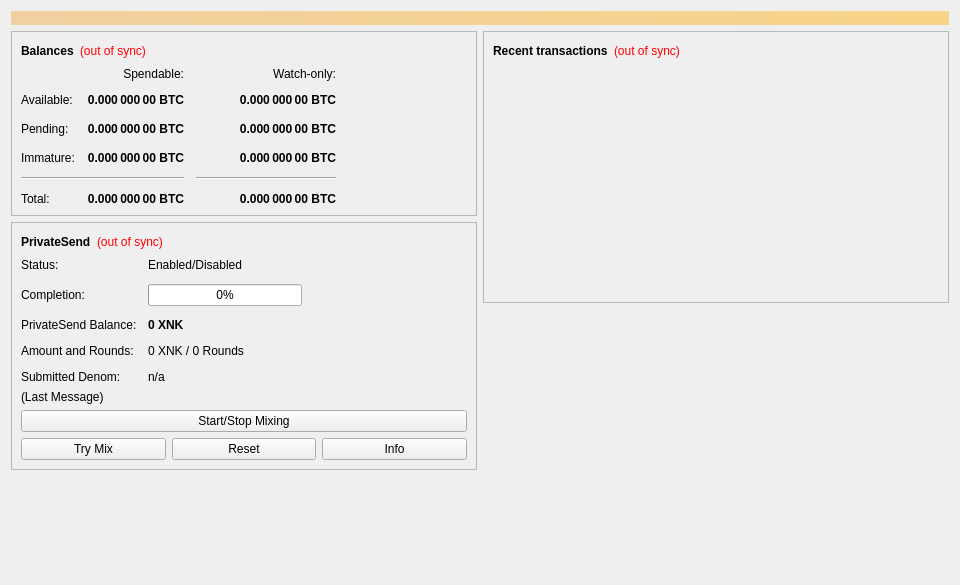
<?xml version="1.0" encoding="UTF-8"?>
<ui version="4.0">
 <class>OverviewPage</class>
 <widget class="QWidget" name="OverviewPage">
  <property name="geometry">
   <rect>
    <x>0</x>
    <y>0</y>
    <width>960</width>
    <height>585</height>
   </rect>
  </property>
  <property name="minimumSize">
   <size>
    <width>960</width>
    <height>0</height>
   </size>
  </property>
  <property name="windowTitle">
   <string>Form</string>
  </property>
  <layout class="QVBoxLayout" name="topLayout">
   <item>
    <widget class="QLabel" name="labelAlerts">
     <property name="visible">
      <bool>false</bool>
     </property>
     <property name="styleSheet">
      <string notr="true">QLabel { background-color: qlineargradient(x1: 0, y1: 0, x2: 1, y2: 0, stop:0 #F0D0A0, stop:1 #F8D488); color:#000000; }</string>
     </property>
     <property name="wordWrap">
      <bool>true</bool>
     </property>
     <property name="margin">
      <number>3</number>
     </property>
     <property name="textInteractionFlags">
      <set>Qt::TextSelectableByMouse</set>
     </property>
    </widget>
   </item>
   <item>
    <layout class="QHBoxLayout" name="horizontalLayout" stretch="1,1">
     <item>
      <layout class="QVBoxLayout" name="verticalLayout_2">
       <item>
        <widget class="QFrame" name="frame">
         <property name="frameShape">
          <enum>QFrame::StyledPanel</enum>
         </property>
         <property name="frameShadow">
          <enum>QFrame::Raised</enum>
         </property>
         <layout class="QVBoxLayout" name="verticalLayout_4">
          <item>
           <layout class="QHBoxLayout" name="horizontalLayout_4">
            <item>
             <widget class="QLabel" name="label_5">
              <property name="font">
               <font>
                <weight>75</weight>
                <bold>true</bold>
               </font>
              </property>
              <property name="text">
               <string>Balances</string>
              </property>
             </widget>
            </item>
            <item>
             <widget class="QLabel" name="labelWalletStatus">
              <property name="toolTip">
               <string>The displayed information may be out of date. Your wallet automatically synchronizes with the Encocoin network after a connection is established, but this process has not completed yet.</string>
              </property>
              <property name="styleSheet">
               <string notr="true">QLabel { color: red; }</string>
              </property>
              <property name="text">
               <string notr="true">(out of sync)</string>
              </property>
              <property name="alignment">
               <set>Qt::AlignLeading|Qt::AlignLeft|Qt::AlignVCenter</set>
              </property>
             </widget>
            </item>
            <item>
             <spacer name="horizontalSpacer_3">
              <property name="orientation">
               <enum>Qt::Horizontal</enum>
              </property>
              <property name="sizeHint" stdset="0">
               <size>
                <width>40</width>
                <height>20</height>
               </size>
              </property>
             </spacer>
            </item>
           </layout>
          </item>
          <item>
           <layout class="QGridLayout" name="gridLayout">
            <property name="spacing">
             <number>12</number>
            </property>
            <item row="2" column="2">
             <widget class="QLabel" name="labelWatchPending">
              <property name="font">
               <font>
                <weight>75</weight>
                <bold>true</bold>
               </font>
              </property>
              <property name="cursor">
               <cursorShape>IBeamCursor</cursorShape>
              </property>
              <property name="toolTip">
               <string>Unconfirmed transactions to watch-only addresses</string>
              </property>
              <property name="text">
               <string notr="true">0.000 000 00 BTC</string>
              </property>
              <property name="alignment">
               <set>Qt::AlignRight|Qt::AlignTrailing|Qt::AlignVCenter</set>
              </property>
              <property name="textInteractionFlags">
               <set>Qt::LinksAccessibleByMouse|Qt::TextSelectableByKeyboard|Qt::TextSelectableByMouse</set>
              </property>
             </widget>
            </item>
            <item row="2" column="1">
             <widget class="QLabel" name="labelUnconfirmed">
              <property name="font">
               <font>
                <weight>75</weight>
                <bold>true</bold>
               </font>
              </property>
              <property name="cursor">
               <cursorShape>IBeamCursor</cursorShape>
              </property>
              <property name="toolTip">
               <string>Total of transactions that have yet to be confirmed, and do not yet count toward the spendable balance</string>
              </property>
              <property name="text">
               <string notr="true">0.000 000 00 BTC</string>
              </property>
              <property name="alignment">
               <set>Qt::AlignRight|Qt::AlignTrailing|Qt::AlignVCenter</set>
              </property>
              <property name="textInteractionFlags">
               <set>Qt::LinksAccessibleByMouse|Qt::TextSelectableByKeyboard|Qt::TextSelectableByMouse</set>
              </property>
             </widget>
            </item>
            <item row="3" column="2">
             <widget class="QLabel" name="labelWatchImmature">
              <property name="font">
               <font>
                <weight>75</weight>
                <bold>true</bold>
               </font>
              </property>
              <property name="cursor">
               <cursorShape>IBeamCursor</cursorShape>
              </property>
              <property name="toolTip">
               <string>Mined balance in watch-only addresses that has not yet matured</string>
              </property>
              <property name="text">
               <string notr="true">0.000 000 00 BTC</string>
              </property>
              <property name="alignment">
               <set>Qt::AlignRight|Qt::AlignTrailing|Qt::AlignVCenter</set>
              </property>
              <property name="textInteractionFlags">
               <set>Qt::LinksAccessibleByMouse|Qt::TextSelectableByKeyboard|Qt::TextSelectableByMouse</set>
              </property>
             </widget>
            </item>
            <item row="4" column="0" colspan="2">
             <widget class="Line" name="lineSpendableBalance">
              <property name="orientation">
               <enum>Qt::Horizontal</enum>
              </property>
             </widget>
            </item>
            <item row="4" column="2">
             <widget class="Line" name="lineWatchBalance">
              <property name="sizePolicy">
               <sizepolicy hsizetype="Preferred" vsizetype="Fixed">
                <horstretch>0</horstretch>
                <verstretch>0</verstretch>
               </sizepolicy>
              </property>
              <property name="minimumSize">
               <size>
                <width>140</width>
                <height>0</height>
               </size>
              </property>
              <property name="orientation">
               <enum>Qt::Horizontal</enum>
              </property>
             </widget>
            </item>
            <item row="5" column="0">
             <widget class="QLabel" name="labelTotalText">
              <property name="text">
               <string>Total:</string>
              </property>
             </widget>
            </item>
            <item row="3" column="1">
             <widget class="QLabel" name="labelImmature">
              <property name="font">
               <font>
                <weight>75</weight>
                <bold>true</bold>
               </font>
              </property>
              <property name="cursor">
               <cursorShape>IBeamCursor</cursorShape>
              </property>
              <property name="toolTip">
               <string>Mined balance that has not yet matured</string>
              </property>
              <property name="text">
               <string notr="true">0.000 000 00 BTC</string>
              </property>
              <property name="alignment">
               <set>Qt::AlignRight|Qt::AlignTrailing|Qt::AlignVCenter</set>
              </property>
              <property name="textInteractionFlags">
               <set>Qt::LinksAccessibleByMouse|Qt::TextSelectableByKeyboard|Qt::TextSelectableByMouse</set>
              </property>
             </widget>
            </item>
            <item row="2" column="3">
             <spacer name="horizontalSpacer_2">
              <property name="orientation">
               <enum>Qt::Horizontal</enum>
              </property>
              <property name="sizeHint" stdset="0">
               <size>
                <width>40</width>
                <height>20</height>
               </size>
              </property>
             </spacer>
            </item>
            <item row="3" column="0">
             <widget class="QLabel" name="labelImmatureText">
              <property name="text">
               <string>Immature:</string>
              </property>
             </widget>
            </item>
            <item row="5" column="1">
             <widget class="QLabel" name="labelTotal">
              <property name="font">
               <font>
                <weight>75</weight>
                <bold>true</bold>
               </font>
              </property>
              <property name="cursor">
               <cursorShape>IBeamCursor</cursorShape>
              </property>
              <property name="toolTip">
               <string>Your current total balance</string>
              </property>
              <property name="text">
               <string notr="true">0.000 000 00 BTC</string>
              </property>
              <property name="alignment">
               <set>Qt::AlignRight|Qt::AlignTrailing|Qt::AlignVCenter</set>
              </property>
              <property name="textInteractionFlags">
               <set>Qt::LinksAccessibleByMouse|Qt::TextSelectableByKeyboard|Qt::TextSelectableByMouse</set>
              </property>
             </widget>
            </item>
            <item row="5" column="2">
             <widget class="QLabel" name="labelWatchTotal">
              <property name="font">
               <font>
                <weight>75</weight>
                <bold>true</bold>
               </font>
              </property>
              <property name="cursor">
               <cursorShape>IBeamCursor</cursorShape>
              </property>
              <property name="toolTip">
               <string>Current total balance in watch-only addresses</string>
              </property>
              <property name="text">
               <string notr="true">0.000 000 00 BTC</string>
              </property>
              <property name="alignment">
               <set>Qt::AlignRight|Qt::AlignTrailing|Qt::AlignVCenter</set>
              </property>
              <property name="textInteractionFlags">
               <set>Qt::LinksAccessibleByMouse|Qt::TextSelectableByKeyboard|Qt::TextSelectableByMouse</set>
              </property>
             </widget>
            </item>
            <item row="0" column="2">
             <widget class="QLabel" name="labelWatchonly">
              <property name="text">
               <string>Watch-only:</string>
              </property>
              <property name="alignment">
               <set>Qt::AlignRight|Qt::AlignTrailing|Qt::AlignVCenter</set>
              </property>
             </widget>
            </item>
            <item row="1" column="0">
             <widget class="QLabel" name="labelBalanceText">
              <property name="text">
               <string>Available:</string>
              </property>
             </widget>
            </item>
            <item row="1" column="1">
             <widget class="QLabel" name="labelBalance">
              <property name="font">
               <font>
                <weight>75</weight>
                <bold>true</bold>
               </font>
              </property>
              <property name="cursor">
               <cursorShape>IBeamCursor</cursorShape>
              </property>
              <property name="toolTip">
               <string>Your current spendable balance</string>
              </property>
              <property name="text">
               <string notr="true">0.000 000 00 BTC</string>
              </property>
              <property name="alignment">
               <set>Qt::AlignRight|Qt::AlignTrailing|Qt::AlignVCenter</set>
              </property>
              <property name="textInteractionFlags">
               <set>Qt::LinksAccessibleByMouse|Qt::TextSelectableByKeyboard|Qt::TextSelectableByMouse</set>
              </property>
             </widget>
            </item>
            <item row="1" column="2">
             <widget class="QLabel" name="labelWatchAvailable">
              <property name="font">
               <font>
                <weight>75</weight>
                <bold>true</bold>
               </font>
              </property>
              <property name="cursor">
               <cursorShape>IBeamCursor</cursorShape>
              </property>
              <property name="toolTip">
               <string>Your current balance in watch-only addresses</string>
              </property>
              <property name="text">
               <string notr="true">0.000 000 00 BTC</string>
              </property>
              <property name="alignment">
               <set>Qt::AlignRight|Qt::AlignTrailing|Qt::AlignVCenter</set>
              </property>
              <property name="textInteractionFlags">
               <set>Qt::LinksAccessibleByMouse|Qt::TextSelectableByKeyboard|Qt::TextSelectableByMouse</set>
              </property>
             </widget>
            </item>
            <item row="2" column="0">
             <widget class="QLabel" name="labelPendingText">
              <property name="text">
               <string>Pending:</string>
              </property>
             </widget>
            </item>
            <item row="0" column="1">
             <widget class="QLabel" name="labelSpendable">
              <property name="text">
               <string>Spendable:</string>
              </property>
              <property name="alignment">
               <set>Qt::AlignRight|Qt::AlignTrailing|Qt::AlignVCenter</set>
              </property>
             </widget>
            </item>
           </layout>
          </item>
         </layout>
        </widget>
       </item>
       <item>
        <widget class="QFrame" name="framePrivateSend">
         <property name="layoutDirection">
          <enum>Qt::LeftToRight</enum>
         </property>
         <property name="frameShape">
          <enum>QFrame::StyledPanel</enum>
         </property>
         <property name="frameShadow">
          <enum>QFrame::Raised</enum>
         </property>
         <layout class="QVBoxLayout" name="VerticalLayout_PS1">
          <item>
           <layout class="QHBoxLayout" name="horizontalLayout_5">
            <item>
             <widget class="QLabel" name="labelPrivateSendHeader">
              <property name="font">
               <font>
                <weight>75</weight>
                <bold>true</bold>
               </font>
              </property>
              <property name="text">
               <string>PrivateSend</string>
              </property>
             </widget>
            </item>
            <item>
             <widget class="QLabel" name="labelPrivateSendSyncStatus">
              <property name="toolTip">
               <string>The displayed information may be out of date. Your wallet automatically synchronizes with the Encocoin network after a connection is established, but this process has not completed yet.</string>
              </property>
              <property name="styleSheet">
               <string notr="true">QLabel { color: red; }</string>
              </property>
              <property name="text">
               <string notr="true">(out of sync)</string>
              </property>
              <property name="alignment">
               <set>Qt::AlignLeading|Qt::AlignLeft|Qt::AlignVCenter</set>
              </property>
             </widget>
            </item>
            <item>
             <spacer name="horizontalSpacer_4">
              <property name="orientation">
               <enum>Qt::Horizontal</enum>
              </property>
              <property name="sizeHint" stdset="0">
               <size>
                <width>40</width>
                <height>20</height>
               </size>
              </property>
             </spacer>
            </item>
           </layout>
          </item>
          <item>
           <layout class="QFormLayout" name="privateSendFormLayout">
            <property name="fieldGrowthPolicy">
             <enum>QFormLayout::AllNonFixedFieldsGrow</enum>
            </property>
            <property name="horizontalSpacing">
             <number>11</number>
            </property>
            <property name="verticalSpacing">
             <number>12</number>
            </property>
            <item row="0" column="0">
             <widget class="QLabel" name="labelPrivateSendEnabledText">
              <property name="text">
               <string>Status:</string>
              </property>
             </widget>
            </item>
            <item row="0" column="1">
             <widget class="QLabel" name="labelPrivateSendEnabled">
              <property name="text">
               <string>Enabled/Disabled</string>
              </property>
             </widget>
            </item>
            <item row="1" column="0">
             <widget class="QLabel" name="labelCompletitionText">
              <property name="text">
               <string>Completion:</string>
              </property>
             </widget>
            </item>
            <item row="1" column="1">
             <widget class="QProgressBar" name="privateSendProgress">
              <property name="maximumSize">
               <size>
                <width>154</width>
                <height>16777215</height>
               </size>
              </property>
              <property name="value">
               <number>0</number>
              </property>
             </widget>
            </item>
            <item row="2" column="0">
             <widget class="QLabel" name="labelAnonymizedText">
              <property name="text">
               <string>PrivateSend Balance:</string>
              </property>
             </widget>
            </item>
            <item row="2" column="1">
             <widget class="QLabel" name="labelAnonymized">
              <property name="font">
               <font>
                <weight>75</weight>
                <bold>true</bold>
               </font>
              </property>
              <property name="text">
               <string notr="true">0 XNK</string>
              </property>
             </widget>
            </item>
            <item row="3" column="0">
             <widget class="QLabel" name="labelAmountAndRoundsText">
              <property name="text">
               <string>Amount and Rounds:</string>
              </property>
             </widget>
            </item>
            <item row="3" column="1">
             <widget class="QLabel" name="labelAmountRounds">
              <property name="text">
               <string>0 XNK / 0 Rounds</string>
              </property>
             </widget>
            </item>
            <item row="4" column="0">
             <widget class="QLabel" name="labelSubmittedDenomText">
              <property name="text">
               <string>Submitted Denom:</string>
              </property>
             </widget>
            </item>
            <item row="4" column="1">
             <widget class="QLabel" name="labelSubmittedDenom">
              <property name="toolTip">
               <string>The denominations you submitted to the Masternode.&lt;br&gt;To mix, other users must submit the exact same denominations.</string>
              </property>
              <property name="text">
               <string>n/a</string>
              </property>
             </widget>
            </item>
           </layout>
          </item>
          <item>
           <layout class="QVBoxLayout" name="VerticalLayout_PS">
            <item>
             <widget class="QLabel" name="labelPrivateSendLastMessage">
              <property name="text">
               <string>(Last Message)</string>
              </property>
              <property name="alignment">
               <set>Qt::AlignLeading|Qt::AlignLeft|Qt::AlignTop</set>
              </property>
              <property name="wordWrap">
               <bool>true</bool>
              </property>
             </widget>
            </item>
            <item>
             <widget class="QPushButton" name="togglePrivateSend">
              <property name="sizePolicy">
               <sizepolicy hsizetype="MinimumExpanding" vsizetype="Fixed">
                <horstretch>0</horstretch>
                <verstretch>0</verstretch>
               </sizepolicy>
              </property>
              <property name="text">
               <string>Start/Stop Mixing</string>
              </property>
             </widget>
            </item>
            <item>
             <layout class="QHBoxLayout" name="horizontalLayout_debugbuttons">
              <item>
               <widget class="QPushButton" name="privateSendAuto">
                <property name="sizePolicy">
                 <sizepolicy hsizetype="MinimumExpanding" vsizetype="Fixed">
                  <horstretch>0</horstretch>
                  <verstretch>0</verstretch>
                 </sizepolicy>
                </property>
                <property name="toolTip">
                 <string>Try to manually submit a PrivateSend request.</string>
                </property>
                <property name="text">
                 <string>Try Mix</string>
                </property>
               </widget>
              </item>
              <item>
               <widget class="QPushButton" name="privateSendReset">
                <property name="sizePolicy">
                 <sizepolicy hsizetype="MinimumExpanding" vsizetype="Fixed">
                  <horstretch>0</horstretch>
                  <verstretch>0</verstretch>
                 </sizepolicy>
                </property>
                <property name="toolTip">
                 <string>Reset the current status of PrivateSend (can interrupt PrivateSend if it's in the process of Mixing, which can cost you money!)</string>
                </property>
                <property name="autoFillBackground">
                 <bool>false</bool>
                </property>
                <property name="text">
                 <string>Reset</string>
                </property>
               </widget>
              </item>
              <item>
               <widget class="QPushButton" name="privateSendInfo">
                <property name="sizePolicy">
                 <sizepolicy hsizetype="MinimumExpanding" vsizetype="Fixed">
                  <horstretch>0</horstretch>
                  <verstretch>0</verstretch>
                 </sizepolicy>
                </property>
                <property name="toolTip">
                 <string>Information about PrivateSend and Mixing</string>
                </property>
                <property name="text">
                 <string>Info</string>
                </property>
               </widget>
              </item>
             </layout>
            </item>
           </layout>
          </item>
         </layout>
        </widget>
       </item>
       <item>
        <spacer name="verticalSpacer">
         <property name="orientation">
          <enum>Qt::Vertical</enum>
         </property>
         <property name="sizeHint" stdset="0">
          <size>
           <width>20</width>
           <height>40</height>
          </size>
         </property>
        </spacer>
       </item>
      </layout>
     </item>
     <item>
      <layout class="QVBoxLayout" name="verticalLayout_3">
       <item>
        <widget class="QFrame" name="frame_2">
         <property name="frameShape">
          <enum>QFrame::StyledPanel</enum>
         </property>
         <property name="frameShadow">
          <enum>QFrame::Raised</enum>
         </property>
         <layout class="QVBoxLayout" name="verticalLayout">
          <item>
           <layout class="QHBoxLayout" name="horizontalLayout_2">
            <item>
             <widget class="QLabel" name="label_4">
              <property name="font">
               <font>
                <weight>75</weight>
                <bold>true</bold>
               </font>
              </property>
              <property name="text">
               <string>Recent transactions</string>
              </property>
             </widget>
            </item>
            <item>
             <widget class="QLabel" name="labelTransactionsStatus">
              <property name="toolTip">
               <string>The displayed information may be out of date. Your wallet automatically synchronizes with the Encocoin network after a connection is established, but this process has not completed yet.</string>
              </property>
              <property name="styleSheet">
               <string notr="true">QLabel { color: red; }</string>
              </property>
              <property name="text">
               <string notr="true">(out of sync)</string>
              </property>
              <property name="alignment">
               <set>Qt::AlignLeading|Qt::AlignLeft|Qt::AlignVCenter</set>
              </property>
             </widget>
            </item>
            <item>
             <spacer name="horizontalSpacer">
              <property name="orientation">
               <enum>Qt::Horizontal</enum>
              </property>
              <property name="sizeHint" stdset="0">
               <size>
                <width>40</width>
                <height>20</height>
               </size>
              </property>
             </spacer>
            </item>
           </layout>
          </item>
          <item>
           <widget class="QListView" name="listTransactions">
            <property name="styleSheet">
             <string notr="true">QListView { background: transparent; }</string>
            </property>
            <property name="frameShape">
             <enum>QFrame::NoFrame</enum>
            </property>
            <property name="verticalScrollBarPolicy">
             <enum>Qt::ScrollBarAlwaysOff</enum>
            </property>
            <property name="horizontalScrollBarPolicy">
             <enum>Qt::ScrollBarAlwaysOff</enum>
            </property>
            <property name="selectionMode">
             <enum>QAbstractItemView::NoSelection</enum>
            </property>
           </widget>
          </item>
         </layout>
        </widget>
       </item>
       <item>
        <spacer name="verticalSpacer_2">
         <property name="orientation">
          <enum>Qt::Vertical</enum>
         </property>
         <property name="sizeHint" stdset="0">
          <size>
           <width>20</width>
           <height>40</height>
          </size>
         </property>
        </spacer>
       </item>
      </layout>
     </item>
    </layout>
   </item>
  </layout>
 </widget>
 <resources/>
 <connections/>
</ui>
